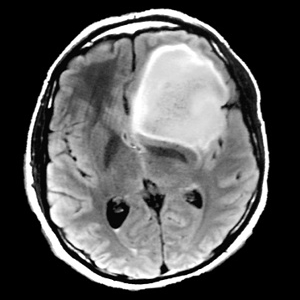
#> input picture test1.png, 300 x 300 px; its folder holds only this picture in this run
$ python -i train_dbim.py   (imports and definitions only)
#> lines starting #> are read from the running program, lines starting #| are printed output that depends on the picture
#> further down, picture is the input picture: shape (300, 300, 3); min 0, max 255, mean 86.7
import cv2
import numpy as np
import os
import joblib
from sklearn.ensemble import RandomForestClassifier
from sklearn.model_selection import StratifiedKFold, cross_val_score, train_test_split
from sklearn.metrics import classification_report, confusion_matrix

# -----------------------------
# Preprocessing
# -----------------------------
def preprocess_mmi(image):
    gray = cv2.cvtColor(image, cv2.COLOR_BGR2GRAY)
    clahe = cv2.createCLAHE(clipLimit=2.0, tileGridSize=(8,8))
    enhanced = clahe.apply(gray)
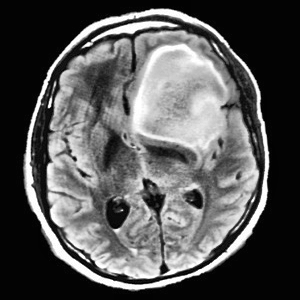
#> enhanced: shape (300, 300); min 1, max 255, mean 86.9
    filtered = cv2.GaussianBlur(enhanced, (5,5), 0)
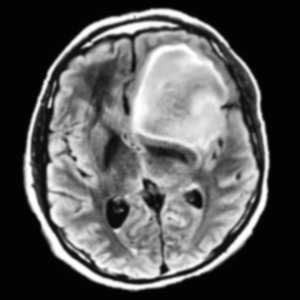
#> filtered: shape (300, 300); min 2, max 255, mean 86.9
    return filtered

# -----------------------------
# Otsu Thresholding
# -----------------------------
def otsu_segmentation(image):
    _, thres = cv2.threshold(image, 0, 255, cv2.THRESH_BINARY + cv2.THRESH_OTSU)
    return thres

# -----------------------------
# Simplified DBIM Implementation
# -----------------------------
def forward_model(permittivity_map):
    # Approximate scattered fields using Fourier transform
    return np.fft.fft2(permittivity_map)

# [73 lines left out: functions dbim_segmentation, extract_features, load_dataset, discover_class_dirs, not called in this run]

# -----------------------------
# Train Model
# -----------------------------
# [99 lines not run here, left out]

>>> import cv2
>>> picture = cv2.imread('test1.png')
>>> result = preprocess_mmi(picture)
